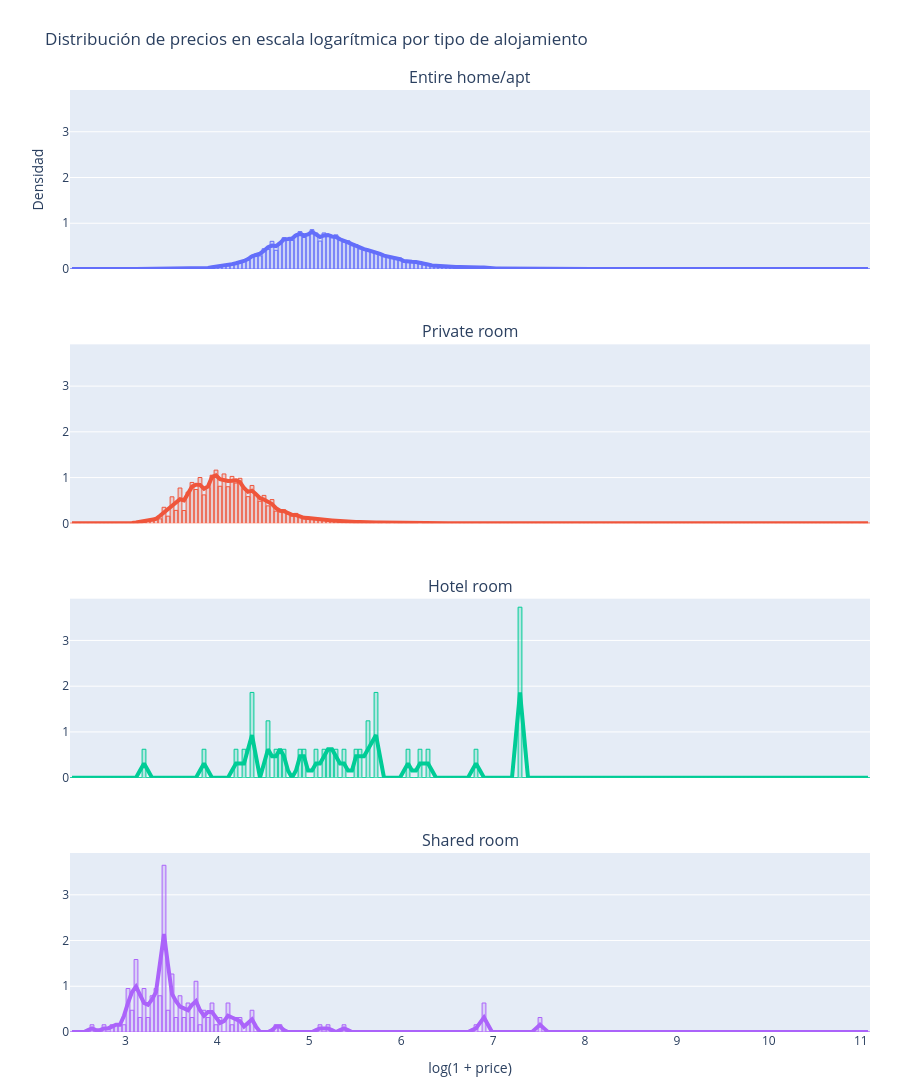

The notebook cell saved with this chart:
### Markdown cell above
## Distribución en escala logarítmica
Se transforma el precio con `log(1 + price)` para comparar mejor la forma de las distribuciones entre tipos de alojamiento.

### Code cell
# Solo quitamos nulos de room_type
df_plot = df_london_core[df_london_core["room_type"].notna()].copy()

# Transformación log(1 + price)
df_plot["price_log"] = np.log1p(df_plot["price"])

preferred_order = ["Entire home/apt", "Private room", "Hotel room", "Shared room"]
present = [x for x in preferred_order if x in df_plot["room_type"].unique()]
others = sorted([x for x in df_plot["room_type"].unique() if x not in present])
room_order = present + others

palette = px.colors.qualitative.Plotly
color_map = {rt: palette[i % len(palette)] for i, rt in enumerate(room_order)}

def hex_to_rgba(hex_color, alpha=0.25):
    h = hex_color.lstrip("#")
    r = int(h[0:2], 16)
    g = int(h[2:4], 16)
    b = int(h[4:6], 16)
    return f"rgba({r},{g},{b},{alpha})"

kernel = np.array([0.25, 0.50, 0.25])

def smooth_weighted_3(y):
    y_pad = np.pad(y, (1, 1), mode="edge")
    return np.convolve(y_pad, kernel, mode="valid")

NBINS = 200
xmin = df_plot["price_log"].min()
xmax = df_plot["price_log"].max()

bins = np.linspace(xmin, xmax, NBINS + 1)
centers = (bins[:-1] + bins[1:]) / 2
bin_width = bins[1] - bins[0]

hist_by_rt = {}
smooth_by_rt = {}
ymax = 0

for rt in room_order:
    x = df_plot.loc[df_plot["room_type"] == rt, "price_log"]

    hist, _ = np.histogram(x, bins=bins, density=True)
    smooth = smooth_weighted_3(hist)

    hist_by_rt[rt] = hist
    smooth_by_rt[rt] = smooth
    ymax = max(ymax, float(np.nanmax(hist)), float(np.nanmax(smooth)))

rows = len(room_order)

fig = make_subplots(
    rows=rows,
    cols=1,
    shared_xaxes=True,
    vertical_spacing=0.08,
    subplot_titles=room_order
)

for i, rt in enumerate(room_order, start=1):
    c = color_map[rt]

    fig.add_trace(
        go.Bar(
            x=centers,
            y=hist_by_rt[rt],
            marker=dict(color=hex_to_rgba(c, 0.20), line=dict(color=c, width=1)),
            width=bin_width * 0.95,
            showlegend=False
        ),
        row=i, col=1
    )

    fig.add_trace(
        go.Scatter(
            x=centers,
            y=smooth_by_rt[rt],
            mode="lines",
            line=dict(width=4, color=c),
            showlegend=False
        ),
        row=i, col=1
    )

fig.update_yaxes(range=[0, ymax * 1.05])

fig.update_layout(
    title="Distribución de precios en escala logarítmica por tipo de alojamiento",
    height=280 * rows + 120,
    margin=dict(l=70, r=30, t=90, b=60),
    bargap=0.05
)

fig.update_xaxes(title_text="log(1 + price)", row=rows, col=1)
fig.update_yaxes(title_text="Densidad", row=1, col=1)

fig.show()

### Figure 1 — Plotly figure (JSON) as saved in the notebook; plotly's stock layout.template omitted (floating-point values rounded to 4 significant figures; data arrays with more than 128 entries replaced by an {"elided": "..."} marker saying what was removed)
{"data": [{"marker": {"color": "rgba(99,110,250,0.2)", "line": {"color": "#636EFA", "width": 1}}, "showlegend": false, "type": "bar", "width": 0.04134, "x": {"elided": "200 float values"}, "xaxis": "x", "y": {"elided": "200 float values"}, "yaxis": "y"}, {"line": {"color": "#636EFA", "width": 4}, "mode": "lines", "showlegend": false, "type": "scatter", "x": {"elided": "200 float values"}, "xaxis": "x", "y": {"elided": "200 float values"}, "yaxis": "y"}, {"marker": {"color": "rgba(239,85,59,0.2)", "line": {"color": "#EF553B", "width": 1}}, "showlegend": false, "type": "bar", "width": 0.04134, "x": {"elided": "200 float values"}, "xaxis": "x2", "y": {"elided": "200 float values"}, "yaxis": "y2"}, {"line": {"color": "#EF553B", "width": 4}, "mode": "lines", "showlegend": false, "type": "scatter", "x": {"elided": "200 float values"}, "xaxis": "x2", "y": {"elided": "200 float values"}, "yaxis": "y2"}, {"marker": {"color": "rgba(0,204,150,0.2)", "line": {"color": "#00CC96", "width": 1}}, "showlegend": false, "type": "bar", "width": 0.04134, "x": {"elided": "200 float values"}, "xaxis": "x3", "y": {"elided": "200 float values"}, "yaxis": "y3"}, {"line": {"color": "#00CC96", "width": 4}, "mode": "lines", "showlegend": false, "type": "scatter", "x": {"elided": "200 float values"}, "xaxis": "x3", "y": {"elided": "200 float values"}, "yaxis": "y3"}, {"marker": {"color": "rgba(171,99,250,0.2)", "line": {"color": "#AB63FA", "width": 1}}, "showlegend": false, "type": "bar", "width": 0.04134, "x": {"elided": "200 float values"}, "xaxis": "x4", "y": {"elided": "200 float values"}, "yaxis": "y4"}, {"line": {"color": "#AB63FA", "width": 4}, "mode": "lines", "showlegend": false, "type": "scatter", "x": {"elided": "200 float values"}, "xaxis": "x4", "y": {"elided": "200 float values"}, "yaxis": "y4"}], "layout": {"annotations": [{"font": {"size": 16}, "showarrow": false, "text": "Entire home/apt", "x": 0.5, "xanchor": "center", "xref": "paper", "y": 1, "yanchor": "bottom", "yref": "paper"}, {"font": {"size": 16}, "showarrow": false, "text": "Private room", "x": 0.5, "xanchor": "center", "xref": "paper", "y": 0.73, "yanchor": "bottom", "yref": "paper"}, {"font": {"size": 16}, "showarrow": false, "text": "Hotel room", "x": 0.5, "xanchor": "center", "xref": "paper", "y": 0.46, "yanchor": "bottom", "yref": "paper"}, {"font": {"size": 16}, "showarrow": false, "text": "Shared room", "x": 0.5, "xanchor": "center", "xref": "paper", "y": 0.19, "yanchor": "bottom", "yref": "paper"}], "bargap": 0.05, "height": 1240, "margin": {"b": 60, "l": 70, "r": 30, "t": 90}, "title": {"text": "Distribución de precios en escala logarítmica por tipo de alojamiento"}, "xaxis": {"anchor": "y", "domain": [0, 1], "matches": "x4", "showticklabels": false}, "xaxis2": {"anchor": "y2", "domain": [0, 1], "matches": "x4", "showticklabels": false}, "xaxis3": {"anchor": "y3", "domain": [0, 1], "matches": "x4", "showticklabels": false}, "xaxis4": {"anchor": "y4", "domain": [0, 1], "title": {"text": "log(1 + price)"}}, "yaxis": {"anchor": "x", "domain": [0.81, 1], "range": [0, 3.913], "title": {"text": "Densidad"}}, "yaxis2": {"anchor": "x2", "domain": [0.54, 0.73], "range": [0, 3.913]}, "yaxis3": {"anchor": "x3", "domain": [0.27, 0.46], "range": [0, 3.913]}, "yaxis4": {"anchor": "x4", "domain": [0, 0.19], "range": [0, 3.913]}}}
